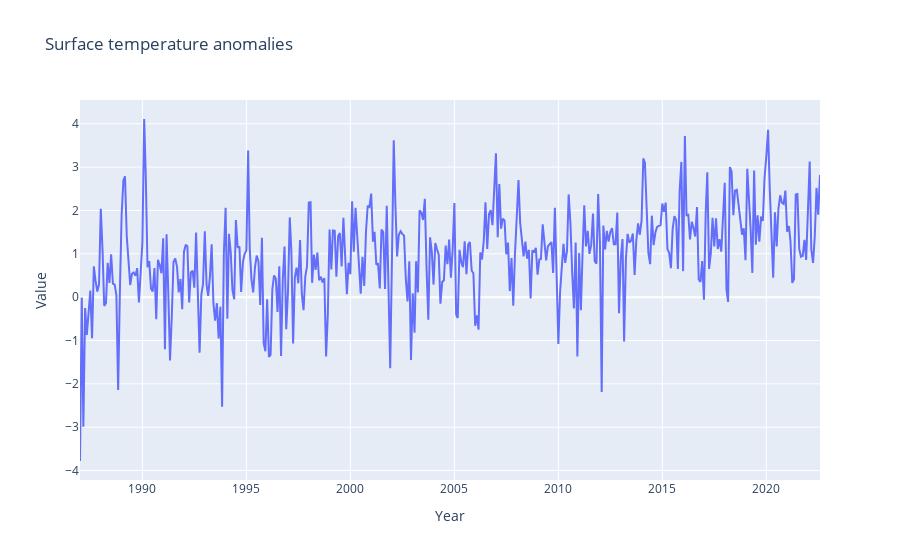

The notebook cell this image was saved under:
### Code cell
fig = px.line(df_temperature_data, x="Year", y="Value", title='Surface temperature anomalies'
             )
fig.show()

### Figure 1 — Plotly figure (JSON) as saved in the notebook; plotly's stock layout.template omitted (floating-point values rounded to 4 significant figures; data arrays with more than 128 entries replaced by an {"elided": "..."} marker saying what was removed)
{"data": [{"hovertemplate": "Year=%{x}<br>Value=%{y}<extra></extra>", "legendgroup": "", "line": {"color": "#636efa", "dash": "solid"}, "marker": {"symbol": "circle"}, "mode": "lines", "name": "", "orientation": "v", "showlegend": false, "type": "scatter", "x": {"elided": "428 str values"}, "xaxis": "x", "y": {"elided": "428 float values"}, "yaxis": "y"}], "layout": {"legend": {"tracegroupgap": 0}, "title": {"text": "Surface temperature anomalies"}, "xaxis": {"anchor": "y", "domain": [0, 1], "title": {"text": "Year"}}, "yaxis": {"anchor": "x", "domain": [0, 1], "title": {"text": "Value"}}}}
